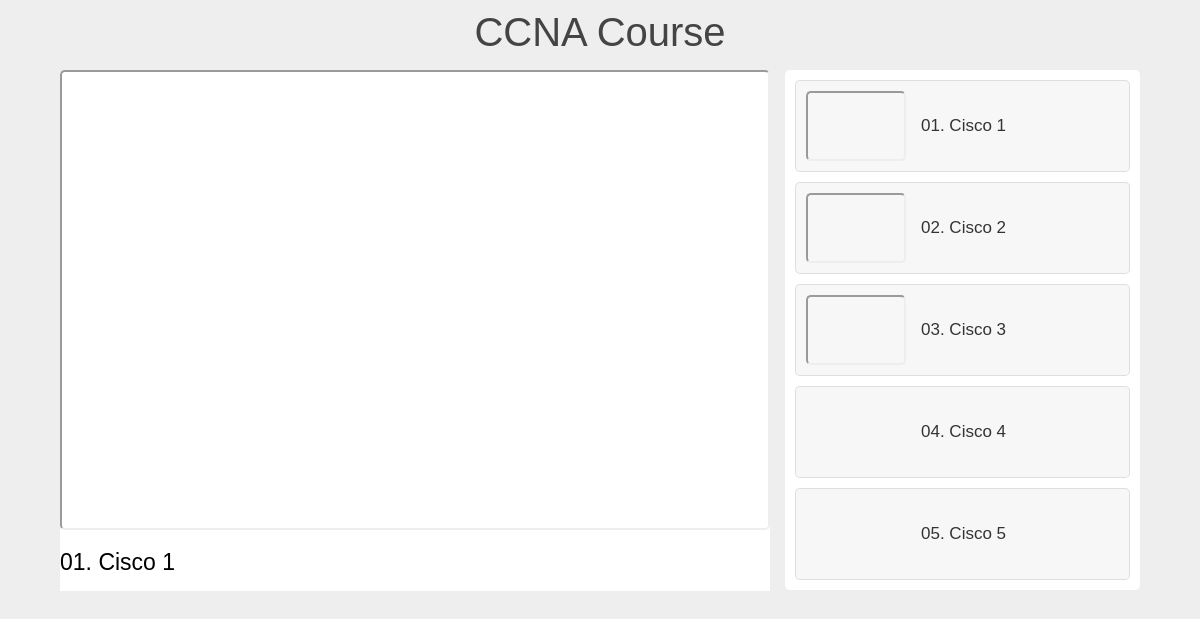
The page /coursesdetails.php?id=1 on the database as committed earlier.
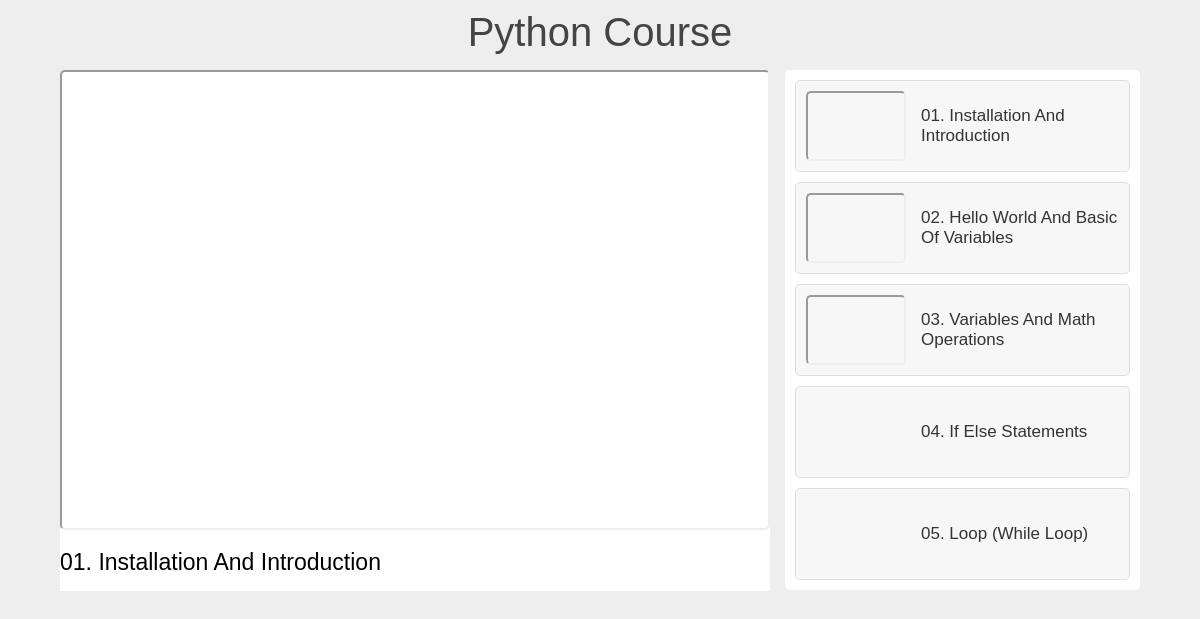
The same page on the database as committed later.
### tables this page shows
CREATE TABLE `coursetable` (
  `id` int(11) NOT NULL,
  `coursename` varchar(20) NOT NULL,
  `description` varchar(500) NOT NULL,
  `image` varchar(100) NOT NULL,
  `title1` varchar(250) NOT NULL,
  `url1` text NOT NULL,
  `title2` varchar(250) NOT NULL,
  `url2` text NOT NULL,
  `title3` varchar(250) NOT NULL,
  `url3` text NOT NULL,
  `title4` varchar(250) NOT NULL,
  `url4` text NOT NULL,
  `title5` varchar(250) NOT NULL,
  `url5` text NOT NULL
);

### coursesdetails.php (the view, shortened to what this page needs)
<?php
require('connect.inc.php');
$getid = $_GET['id'];
$sql = "SELECT * FROM coursetable WHERE id=$getid";
$result = mysqli_query($conn, $sql);
?>
<?php
$course = mysqli_fetch_array($result);
$coursename = $course['coursename'];
$url1 = $course['url1'];
$title1 = $course['title1'];
$url2 = $course['url2'];
$title2 = $course['title2'];
$url3 = $course['url3'];
$title3 = $course['title3'];
$url4 = $course['url4'];
$title4 = $course['title4'];
$url5 = $course['url5'];
$title5 = $course['title5'];
?>
<!DOCTYPE html>
<html lang="en">
<head>
    <link rel="stylesheet" href="css/video.css">
</head>
<body>
    <h3 class="heading"> <?php echo $coursename ?> Course</h3>
    <div class="container">
        <div class="main-iframe">
            <div class="iframe">
                <iframe src="<?php echo $url1 ?>" allowfullscreen></iframe>
                <h3 class="title"> 01. <?php echo $title1 ?> </h3>
            </div>
        </div>
        <div class="iframe-list">
            <div class="vid active">
                <iframe src="<?php echo $url1 ?>" allowfullscreen></iframe>
                <h3 class="title">01. <?php echo $title1 ?> </h3>
            </div>
            <div class="vid">
                <iframe src="<?php echo $url2 ?>" allowfullscreen></iframe>
                <h3 class="title" title>02. <?php echo $title2 ?></h3>
            </div>
            <div class="vid">
                <iframe src="<?php echo $url3 ?>" allowfullscreen></iframe>
                <h3 class="title" title>03. <?php echo $title3 ?></h3>
            </div>
            <div class="vid">
                <iframe src="<?php echo $url4 ?>" title="YouTube video player" frameborder="0" allowfullscreen></iframe>
                <h3 class=" title">04. <?php echo $title4 ?> </h3>
            </div>
            <div class="vid">
                <iframe src="<?php echo $url5 ?>" title="YouTube video player" frameborder="0" allowfullscreen></iframe>
                <h3 class=" title">05. <?php echo $title5 ?> </h3>
            </div>
        </div>
    </div>
</body>
</html>

Rows that differ between the two databases and show on the page:
changed coursetable: coursename "CCNA" → "Python"; title1 "Cisco 1" → "Installation And Introduction"; title2 "Cisco 2" → "Hello World And Basic Of Variables"; title3 "Cisco 3" → "Variables And Math Operations"; title4 "Cisco 4" → "If Else Statements"; title5 "Cisco 5" → "Loop (While Loop)"
